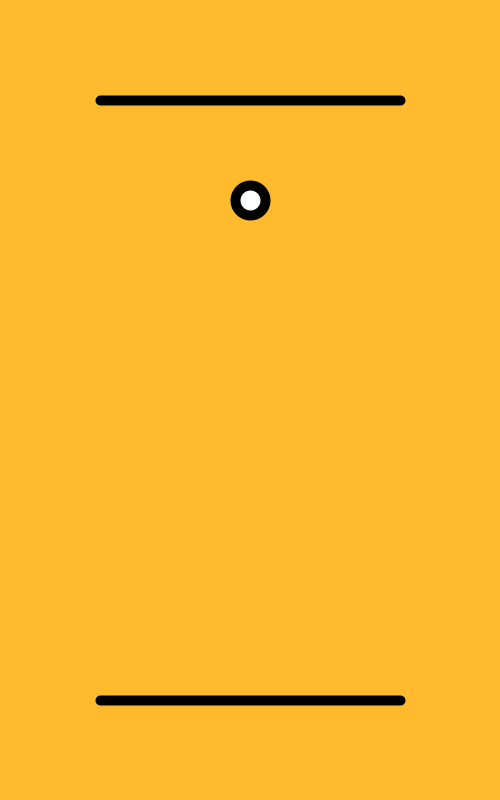
Frame 1 (no input)
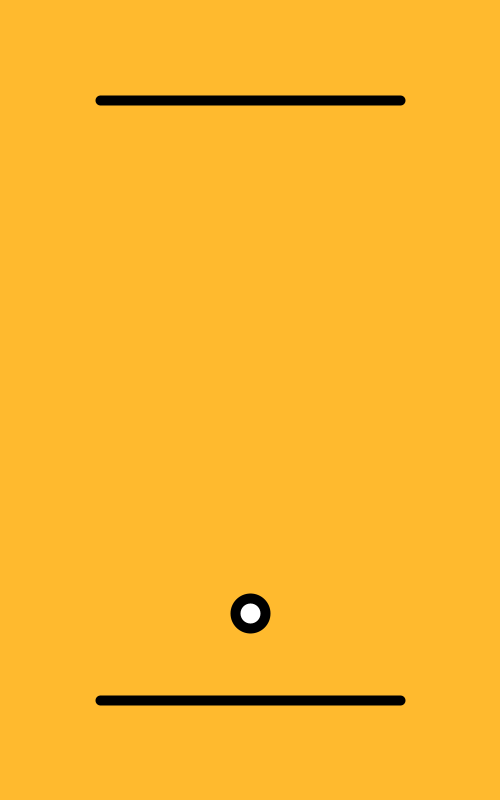
Frame 60 (the mouse pressed at the canvas centre just before this capture)
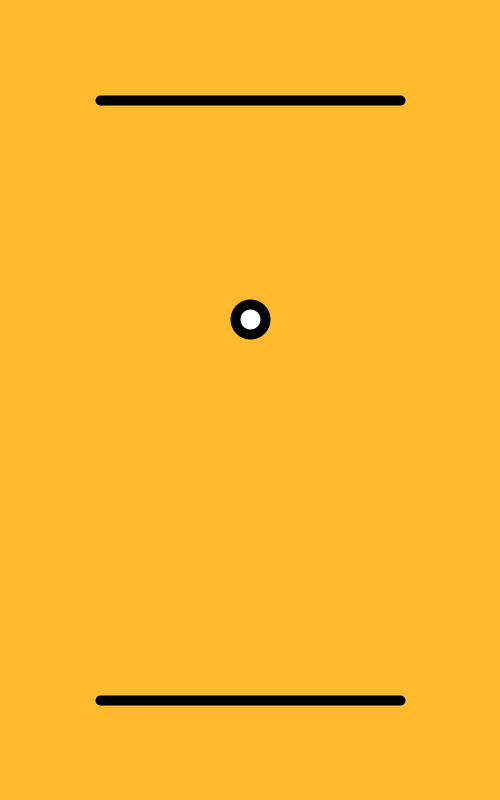
Frame 120 (the mouse held since frame 60 and released just before this capture)

The Processing sketch that drew these frames (run headless with seeded random() and noise(); from frame 60 on, the mouse is pressed at the canvas centre):

// Processing sketch: Bouncing_Ball
// ── Bouncing_Ball.pde
int topY = 100;
int bottomY = 700;
int speed = 7;
int ballY = 200;
void setup() {
size(500,800);  
}
void draw() {
 background(#FFBA2E);
 stroke(#000000);
 strokeWeight(10);
 line(100,topY,400,topY); 
 line(100, bottomY,400,bottomY);
 ellipse(250,ballY,30,30);
 ballY = ballY+speed;
 if(ballY > bottomY - 30) {
  speed =- speed;
 }
 if(ballY < topY + 30) {
  speed =- speed; 
 
 }
}
